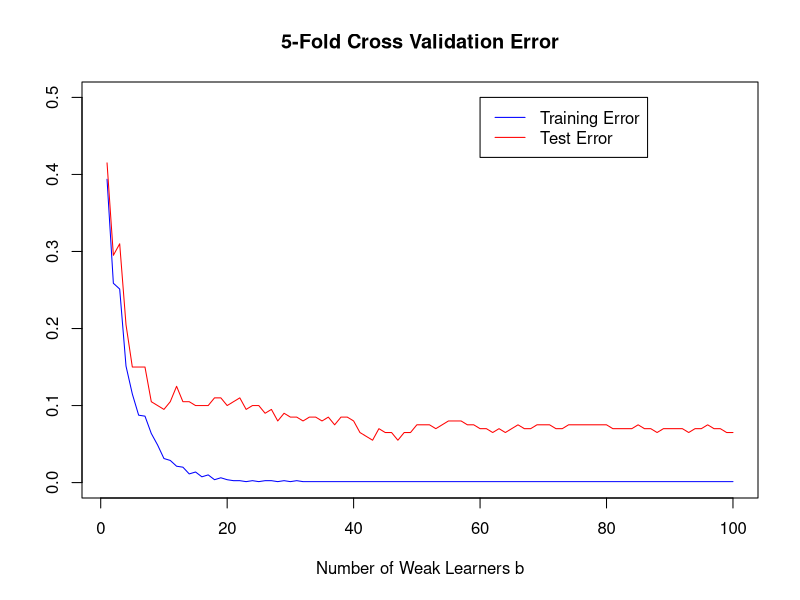

This figure's R source:
###### AdaBoost and K-Fold Cross-Validation on Hand-Written Digits ######

# Train: weak learner training routine 
train <- function(X, w, y){
  n <- dim(X)[1]
  d <- dim(X)[2]
  theta <- rep(0,d)
  m <- rep(0,d)
  error <- rep(0,d)
  # find best stump classifier (theta_j, m_j) for each dimension j
  for (j in 1:d){
    x_order <- order(X[,j]) # get order of data along dimension j
    x <- X[x_order,j]  
    cum <- rep(0,n) # compute cumulative sums cum_i^j = \sum_{k=1}^i w_ky_k
    weighted_label <- w[x_order] * y[x_order]
    cum[1] <- weighted_label[1]
    for (i in 2:n){
      cum[i] <- weighted_label[i] + cum[i-1]
    }
    index <- which.max(abs(cum))  # find theta_j, m_j
    theta[j] <- x[index]
    m[j] <- sign(cum[index])
    yy <- rep(-m[j], n)
    yy[x > theta[j]] <- m[j]
    error[j] <- (yy != y) %*% w   # compute error rate of classifier (theta_j, m_j)
  }
  j_star <- which.min(error)  # find optimal dimension j
  pars <- list(j = j_star, theta = theta[j_star], m = m[j_star])
  return(pars)
}

# Classify: evaluates the weak learner on X using the parametrization pars
classify <- function(X, pars){
  label <- rep(-pars$m, dim(X)[1])  
  label[X[,pars$j] > pars$theta] <- pars$m 
  return(label)
}

# Agg_class: evaluates the boosting classifier ("aggregated classifier") on X.
agg_class <- function(X, alpha, allPars){
  n <- dim(X)[1]
  B <- length(alpha)
  label_sum <- rep(0,n)
  for (b in 1:B){
    label_sum <- label_sum + alpha[b] * classify(X, allPars[[b]]) # sum up weighted labels
  }
  c_hat <- sign(label_sum)
  return(c_hat)
}

# AdaBoost: implement the AdaBoost algorithm
AdaBoost <- function(X, y, B){
  n <- length(y)
  w <- rep(1/n, n) # Initialize weights
  alpha <- rep(0,B) # Initialize alphas
  allPars <- rep(list(list(0)), B) 
  for (b in 1:B) {
    allPars[[b]] <- train(X, w, y)  # Train a weak learner c_b 
    index <- y != classify(X, allPars[[b]]) # misclassification index 
    error <- sum(w[index]) / sum(w)  # Compute error
    alpha[b] <- log((1-error)/error) # Compute voting weights
    w[index] <- w[index] * exp(alpha[b]) # Recompute weights
  }
  return(list(alpha = alpha, allPars = allPars)) # Return classifier
}

# Problem 1.3 Run algorithm on the USPS data and evaluate results using cross validation.
X <- read.table("uspsdata.txt")
y <- read.table("uspscl.txt")[,1]
n <- length(y)
B <- 100  # maximum number of weak learners
m <- 5  # 5-fold cross validation
train_error <- matrix(0, nrow = B, ncol = m)
test_error <- matrix(0, nrow = B, ncol = m)
for (i in 1:m){
  # generate train data and test data for fold i
  index <- round(n/m*(i-1)+1) : trunc(n/m*i)  
  data_train <- X[-index,]
  y_train <- y[-index]
  data_test <- X[index,]
  y_test <- y[index]
  # get AdaBoost classifer
  AB <- AdaBoost(data_train, y_train, B)
  alpha <- AB$alpha
  allPars <- AB$allPars
  for (b in 1:B){
  # compute train and test error for fold i by AdaBoost with b weak learners
    train_error[b,i] <- sum(y_train != agg_class(data_train, alpha[1:b], allPars[1:b]))/length(y_train)
    test_error[b,i] <- sum(y_test != agg_class(data_test, alpha[1:b], allPars[1:b]))/length(y_test)
  }
}
# compute cross validation error 
cross_train_error <- rep(0, B)
cross_test_error <- rep(0, B)
for (b in 1:B)
{
  cross_train_error[b] <- mean(train_error[b,])  
  cross_test_error[b] <- mean(test_error[b,])  
}
  
# Plot the training error and the test error as a function of b.
plot(cross_train_error,type='l',ylim=c(0,0.5),col='blue',xlab='Number of Weak Learners b',ylab='', main='5-Fold Cross Validation Error')
lines(cross_test_error,col='red')
legend(60,0.5,c('Training Error','Test Error'),col=c('blue','red'),lty=1)


